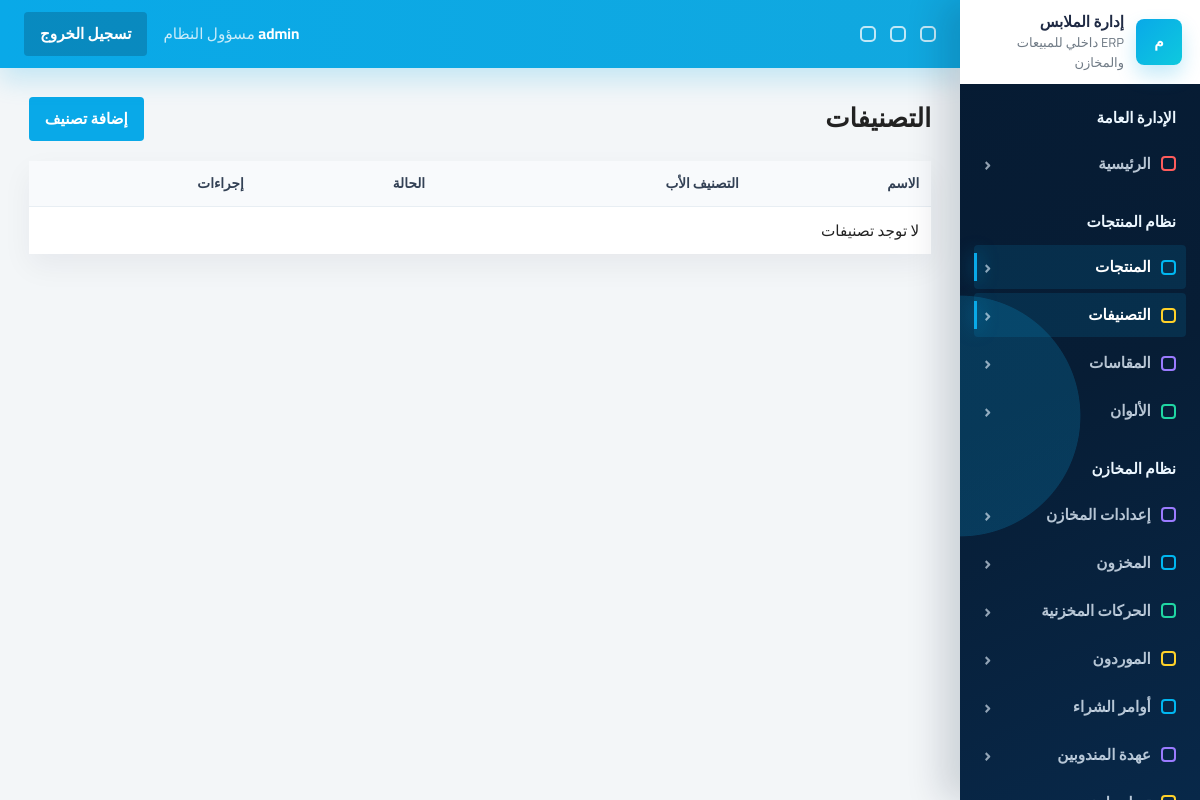
Before: /products/categories/ (signed in) with the older database file.
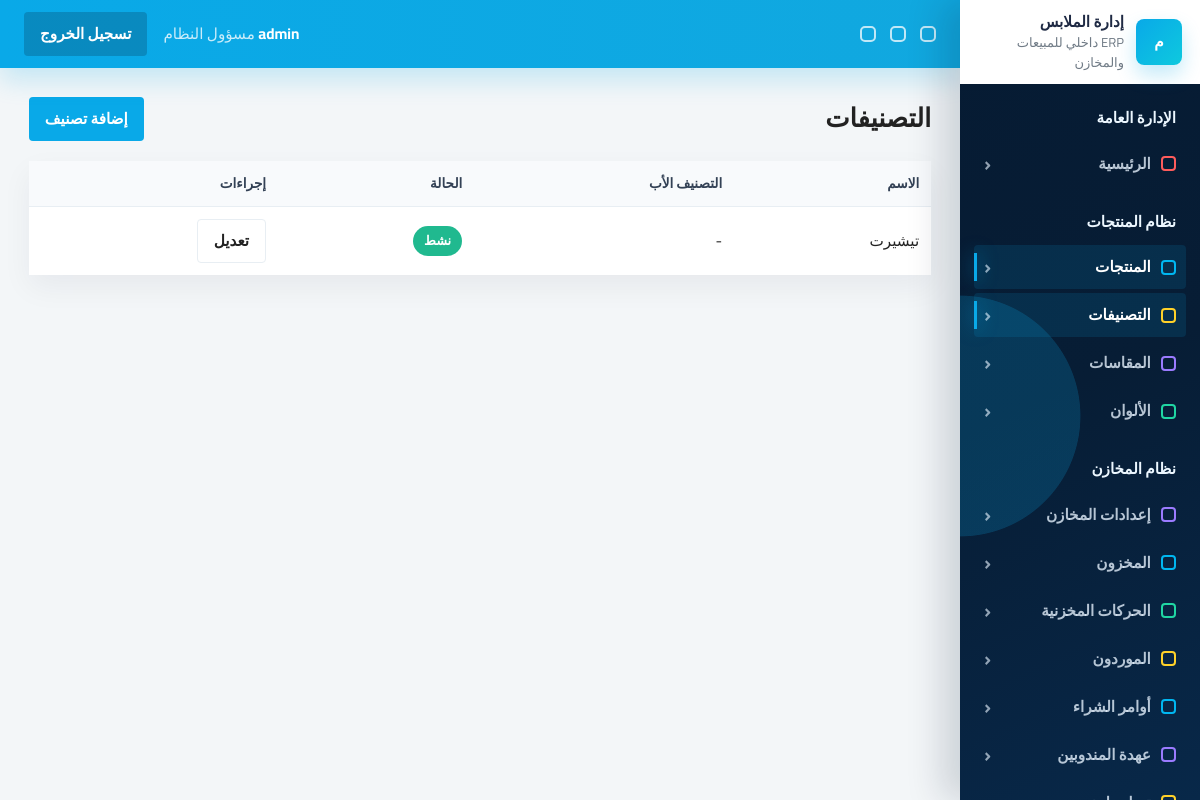
After: the same page with the newer database file.
### products/models.py (models this page shows, shortened)
class Category(models.Model):
    name = models.CharField(max_length=100, db_index=True)
    parent = models.ForeignKey('self', null=True, blank=True, on_delete=models.SET_NULL)
    is_active = models.BooleanField(default=True, db_index=True)
    class Meta:
        verbose_name_plural = 'Categories'

### products/views.py (the view)
# urls.py: path('categories/', views.CategoryListView.as_view(), name='categories'),
class CategoryListView(ManagerRequiredMixin, ListView):
    model = Category
    template_name = 'products/catalog/categories.html'
    context_object_name = 'categories'
    paginate_by = 20
    def get_queryset(self):
        return Category.objects.select_related('parent').order_by('name')

### accounts/models.py (called while the page is built)
    @property
    def is_manager(self):
        return self.role == self.ROLE_MANAGER or self.is_superuser

### accounts/permissions.py (called while the page is built)
def has_role(user, *roles):
    if not user.is_authenticated:
        return False
    if user.is_superuser or getattr(user, 'role', None) == 'manager':
        return True
    return getattr(user, 'role', None) in roles

    def test_func(self):
        return has_role(self.request.user, *self.allowed_roles)

### templates/products/catalog/categories.html (shortened to what this page needs)
{% extends 'base.html' %}
{% block content %}
<div class="page-head">
    <h1>التصنيفات</h1>
    <a class="btn btn-accent" href="{% url 'products:category_create' %}">إضافة تصنيف</a>
</div>
<div class="table-wrap">
    <table>
        <thead><tr><th>الاسم</th><th>التصنيف الأب</th><th>الحالة</th><th>إجراءات</th></tr></thead>
        <tbody>
        {% for category in categories %}
            <tr>
                <td>{{ category.name }}</td>
                <td>{{ category.parent|default:'-' }}</td>
                <td><span class="badge {% if category.is_active %}success{% else %}danger{% endif %}">{% if category.is_active %}نشط{% else %}متوقف{% endif %}</span></td>
                <td><a class="btn btn-light" href="{% url 'products:category_update' category.pk %}">تعديل</a></td>
            </tr>
        {% empty %}
            <tr><td colspan="4">لا توجد تصنيفات</td></tr>
        {% endfor %}
        </tbody>
    </table>
</div>
{% endblock %}

Changed rows visible on the page:
added Category: name "تيشيرت", parent "-", is_active "نشط"
Other visible differences:
text no longer shown: "لا توجد تصنيفات"
